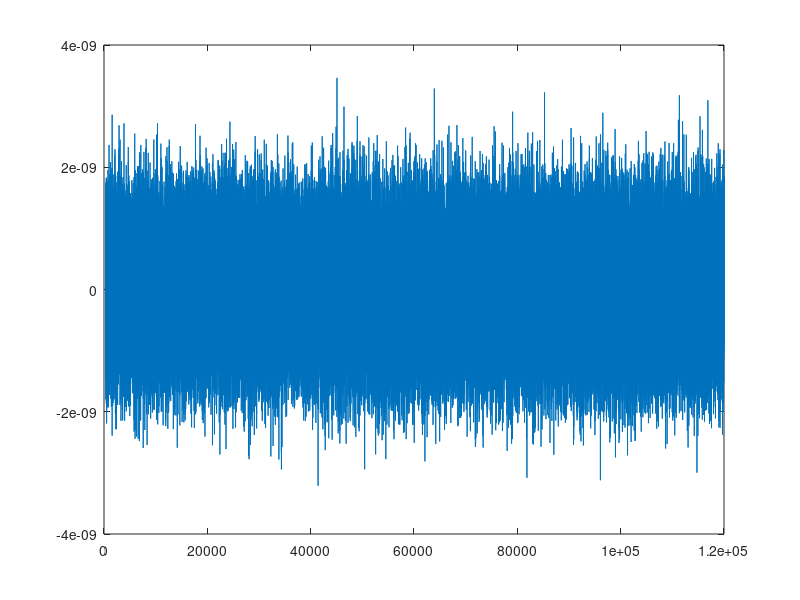
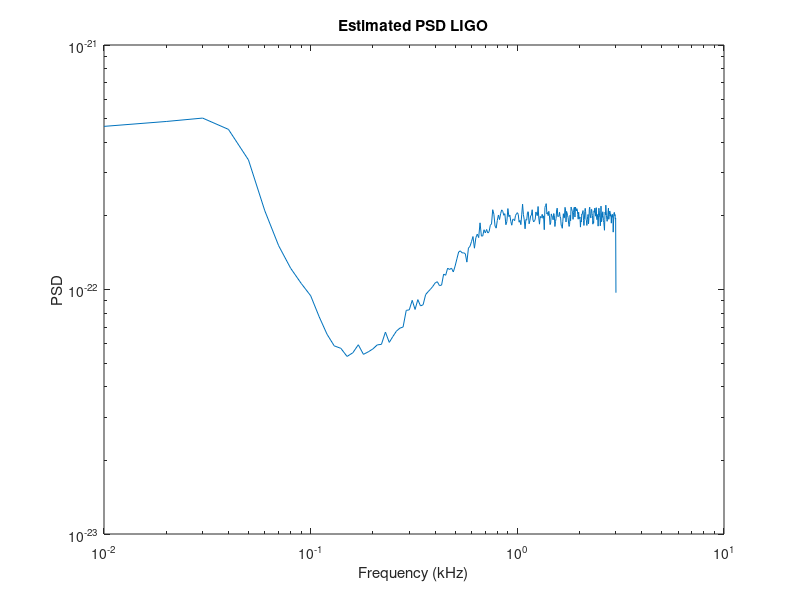

MATLAB code to generate these figures, in order:
%% Simulate LIGO Noise
% Read the initial LIGO sensitivity PSD
dataLIGO = load('iLIGOSensitivity.txt', '-ascii');


lowCutoff  = 50; %Hz
highCutoff = 700; %Hz

a = 40;
lowSen = dataLIGO(a,2); %low frequency cut off (sensitivity)(bins)

for i = 1:a
    dataLIGO(i,2) = lowSen;
end

b = 71;
highSen = dataLIGO(b,2);

for i = b:length(dataLIGO(:,1))
    dataLIGO(i,2) = highSen;
end

dataLIGO(2:end+1,:) = dataLIGO;
dataLIGO(1,1) = 0; %Hz
dataLIGO(1,2) = lowSen;

sampFreq = 6000; %Hz

upper = 85; % Bin 
dataLIGO = dataLIGO(1:upper,:); % Cut the window down to upper
dataLIGO(upper,1) = 3000; %Hz

% loglog(LIGOSen(:,1),LIGOSen(:,2))

% Generate White Gaussian Noise realization and pass through LIGO PSD filter
nSamples = 20*sampFreq; % 2 (s) * sampFreq

noise = randn(1,nSamples); % A vect for data

% FIR Filt
freqVals  = dataLIGO(:,1);
psdVals   = dataLIGO(:,2);
filtrOrdr = 600; 

b = fir2(filtrOrdr,freqVals/(sampFreq/2),sqrt(psdVals));

noiseLIGOReal = sqrt(sampFreq)*fftfilt(b,noise);

figure;
plot(noiseLIGOReal);

% Estimate PSD w/ pwelch and plot

[pxx, f] = pwelch(noiseLIGOReal, 600, [], [], sampFreq);

figure;
loglog(f/1000,pxx);
title('Estimated PSD LIGO');
xlabel('Frequency (kHz)');
ylabel('PSD');